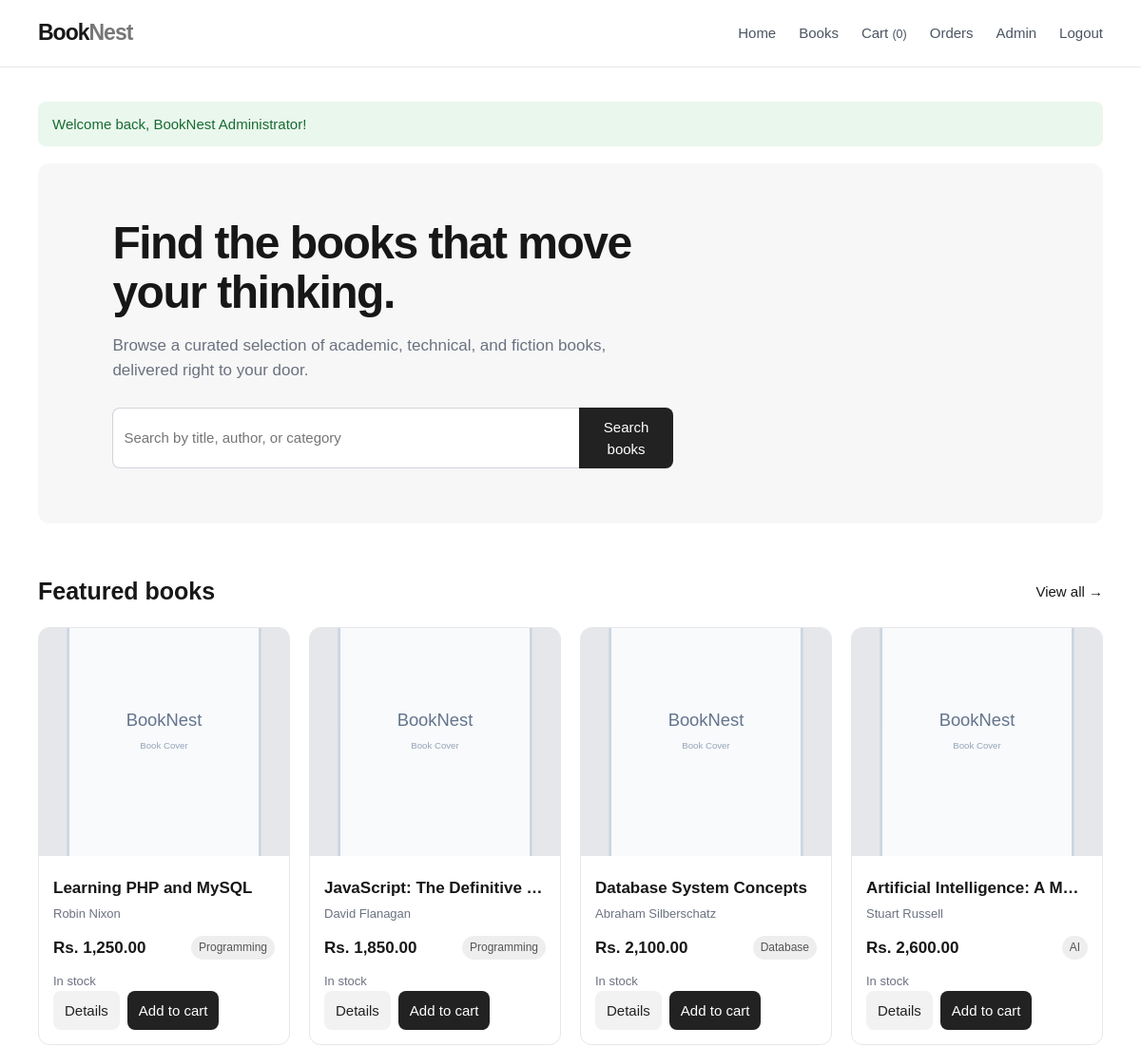
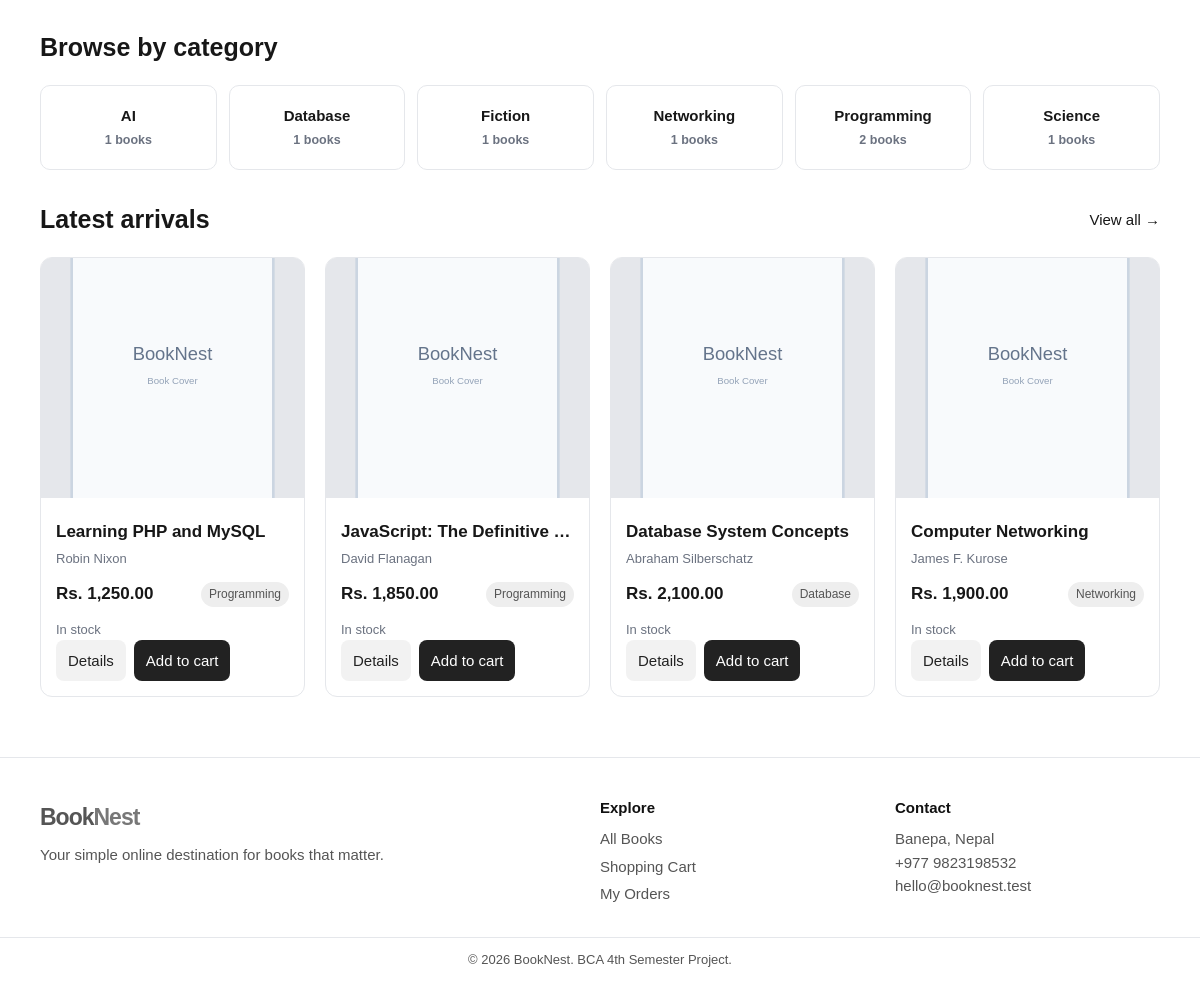
The page / (signed in) on the database its author committed (2 pictures, top to bottom).
### tables this page shows
CREATE TABLE books (
  id INT UNSIGNED AUTO_INCREMENT PRIMARY KEY,
  category_id INT UNSIGNED NOT NULL,
  title VARCHAR(180) NOT NULL,
  author VARCHAR(120) NOT NULL,
  isbn VARCHAR(30) NULL UNIQUE,
  publisher VARCHAR(120) NULL,
  price DECIMAL(10,2) NOT NULL,
  quantity INT UNSIGNED NOT NULL DEFAULT 0,
  description TEXT NULL,
  image VARCHAR(255) NULL,
  featured TINYINT(1) NOT NULL DEFAULT 0,
  created_at TIMESTAMP DEFAULT CURRENT_TIMESTAMP,
  CONSTRAINT fk_books_category FOREIGN KEY (category_id) REFERENCES categories(id) ON UPDATE CASCADE ON DELETE RESTRICT
);

CREATE TABLE categories (
  id INT UNSIGNED AUTO_INCREMENT PRIMARY KEY,
  name VARCHAR(80) NOT NULL UNIQUE,
  description VARCHAR(255) NULL,
  created_at TIMESTAMP DEFAULT CURRENT_TIMESTAMP
);

### index.php (the view, shortened to what this page needs)
<?php
require 'includes/header.php';
$featured = $conn->query('SELECT b.*, c.name category_name FROM books b JOIN categories c ON b.category_id=c.id WHERE b.featured=1 ORDER BY b.created_at DESC LIMIT 4');
$latest = $conn->query('SELECT b.*, c.name category_name FROM books b JOIN categories c ON b.category_id=c.id ORDER BY b.created_at DESC LIMIT 4');
$categories = $conn->query('SELECT c.*, COUNT(b.id) book_count FROM categories c LEFT JOIN books b ON b.category_id=c.id GROUP BY c.id ORDER BY c.name LIMIT 6');
function home_card($book)
{
    $image = $book['image'] ? 'uploads/' . e($book['image']) : 'images/book-placeholder.svg'; ?>
    <article class="book-card"><img class="book-cover" src="<?= $image ?>" alt="<?= e($book['title']) ?> cover">
        <div class="book-info">
            <h3><?= e($book['title']) ?></h3>
            <p><?= e($book['author']) ?></p>
            <div class="book-meta"><span class="price">Rs. <?= number_format($book['price'], 2) ?></span><span
                    class="tag"><?= e($book['category_name']) ?></span></div>
            <p class="<?= $book['quantity'] > 0 ? 'stock-in' : 'stock-out' ?>">
                <?= $book['quantity'] > 0 ? 'In stock' : 'Out of stock' ?></p>
            <div class="card-actions"><a class="btn btn-light"
                    href="book-details.php?id=<?= $book['id'] ?>">Details</a><?php if ($book['quantity'] > 0): ?>
                    <form method="post" action="cart.php"><input type="hidden" name="action" value="add"><input type="hidden"
                            name="book_id" value="<?= $book['id'] ?>"><button class="btn">Add to cart</button></form>
                <?php endif; ?>
            </div>
        </div>
    </article>
<?php }
?>
<section class="hero">
    <h1>Find the books that move your thinking.</h1>
    <p>Browse a curated selection of academic, technical, and fiction books, delivered right to your door.</p>
    <form class="search-form" action="books.php" method="get"><input name="search"
            placeholder="Search by title, author, or category"><button class="btn">Search books</button></form>
</section>
<section>
    <div class="section-head">
        <h2>Featured books</h2><a href="books.php">View all →</a>
    </div>
    <div class="book-grid"><?php while ($book = $featured->fetch_assoc())
        home_card($book); ?></div>
</section>
<section>
    <div class="section-head">
        <h2>Browse by category</h2>
    </div>
    <div class="category-grid"><?php while ($category = $categories->fetch_assoc()): ?><a class="category-card"
                href="books.php?category=<?= $category['id'] ?>"><?= e($category['name']) ?><small
                    class="muted"><br><?= $category['book_count'] ?> books</small></a><?php endwhile; ?></div>
</section>
<section>
    <div class="section-head">
        <h2>Latest arrivals</h2><a href="books.php">View all →</a>
    </div>
    <div class="book-grid"><?php while ($book = $latest->fetch_assoc())
        home_card($book); ?></div>
</section>
<?php require 'includes/footer.php'; ?>

### css/style.css (style rules this page uses)
:root { --ink: #171717; --muted: #6b7280; --line: #e5e7eb; --soft: #f7f7f7; --white: #fff; --accent: #222; --danger: #b42318; --success: #137333; --radius: 12px }
* { box-sizing: border-box }
body { margin: 0; background: #fff; color: var(--ink); font: 15px/1.55 Arial, Helvetica, sans-serif }
a { color: inherit; text-decoration: none }
.hero { background: var(--soft); border-radius: var(--radius); padding: 58px 7%; margin-bottom: 52px }
.hero h1 { font-size: clamp(31px, 5vw, 48px); line-height: 1.08; max-width: 580px; margin: 0 0 14px; letter-spacing: -1.5px }
.hero p { max-width: 540px; color: var(--muted); font-size: 17px }
.search-form { display: flex; max-width: 590px; margin-top: 25px }
.search-form input { border-radius: 8px 0 0 8px; border-right: 0 }
.search-form button { border-radius: 0 8px 8px 0 }
.section-head { display: flex; justify-content: space-between; align-items: center; margin: 30px 0 18px }
.section-head h2 { margin: 0; font-size: 25px }
.muted { color: var(--muted) }
.book-grid { display: grid; grid-template-columns: repeat(4, 1fr); gap: 20px }
.book-card { border: 1px solid var(--line); border-radius: var(--radius); overflow: hidden; background: #fff; transition: transform .18s, box-shadow .18s }
.book-cover { width: 100%; height: 240px; object-fit: cover; background: #eee }
.book-info { padding: 15px }
.book-info h3 { font-size: 17px; margin: 0 0 4px; white-space: nowrap; overflow: hidden; text-overflow: ellipsis }
.book-info p { margin: 0; color: var(--muted); font-size: 13px }
.book-meta { display: flex; justify-content: space-between; align-items: center; margin: 12px 0 }
.price { font-weight: bold; font-size: 17px }
.tag { font-size: 12px; padding: 3px 8px; border-radius: 50px; background: #eee; color: #555 }
.stock-in { color: var(--success) }
.card-actions { display: flex; gap: 8px }
.btn, .button, button { border: 0; cursor: pointer; font: inherit }
.btn { display: inline-block; padding: 9px 12px; border-radius: 8px; background: #222; color: #fff }
.btn-light { background: #f2f2f2; color: #222 }
.category-grid { display: grid; grid-template-columns: repeat(6, 1fr); gap: 12px }
.category-card { border: 1px solid var(--line); padding: 18px 10px; border-radius: 10px; text-align: center; font-weight: 600 }
input, textarea, select { width: 100%; padding: 10px 11px; border: 1px solid #d1d5db; border-radius: 7px; background: #fff; font: inherit }

### rows shown on the page
books: title "Learning PHP and MySQL", author "Robin Nixon", price "1,250.00", category.name "Programming", quantity "In stock"
books: title "JavaScript: The Definitive…", author "David Flanagan", price "1,850.00", category.name "Programming", quantity "In stock"
books: title "Database System Concepts", author "Abraham Silberschatz", price "2,100.00", category.name "Database", quantity "In stock"
books: title "Artificial Intelligence: A M…", author "Stuart Russell", price "2,600.00", category.name "AI", quantity "In stock"
categories: name "AI", book_count "1"
categories: name "Database", book_count "1"
categories: name "Fiction", book_count "1"
categories: name "Networking", book_count "1"
categories: name "Programming", book_count "2"
categories: name "Science", book_count "1"
books: title "Computer Networking", author "James F. Kurose", price "1,900.00", category.name "Networking", quantity "In stock"

### other values the page prints
cart_count($conn) "0"
$_SESSION['flash'] "Welcome back, BookNest Administrator!"
